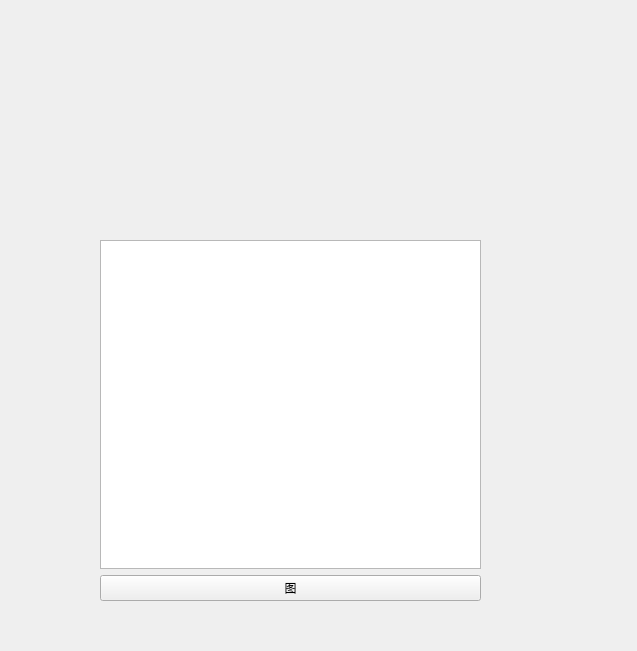
<?xml version="1.0" encoding="UTF-8"?>
<ui version="4.0">
 <class>graph</class>
 <widget class="QWidget" name="graph">
  <property name="geometry">
   <rect>
    <x>0</x>
    <y>0</y>
    <width>637</width>
    <height>651</height>
   </rect>
  </property>
  <property name="windowTitle">
   <string>Form</string>
  </property>
  <widget class="QLabel" name="label_3">
   <property name="geometry">
    <rect>
     <x>190</x>
     <y>0</y>
     <width>221</width>
     <height>261</height>
    </rect>
   </property>
   <property name="text">
    <string/>
   </property>
   <property name="pixmap">
    <pixmap>C:/Users/sammul/Pictures/数据结构课设/广东工业大学校徽.png</pixmap>
   </property>
  </widget>
  <widget class="QWidget" name="layoutWidget">
   <property name="geometry">
    <rect>
     <x>100</x>
     <y>240</y>
     <width>381</width>
     <height>361</height>
    </rect>
   </property>
   <layout class="QVBoxLayout" name="verticalLayout_3">
    <item>
     <layout class="QVBoxLayout" name="verticalLayout">
      <item>
       <layout class="QHBoxLayout" name="horizontalLayout_2">
        <item>
         <layout class="QHBoxLayout" name="horizontalLayout"/>
        </item>
       </layout>
      </item>
     </layout>
    </item>
    <item>
     <layout class="QVBoxLayout" name="verticalLayout_2">
      <item>
       <widget class="QTextBrowser" name="Tbrank"/>
      </item>
      <item>
       <widget class="QPushButton" name="PBrank">
        <property name="text">
         <string>图</string>
        </property>
       </widget>
      </item>
     </layout>
    </item>
   </layout>
  </widget>
 </widget>
 <resources/>
 <connections/>
</ui>
